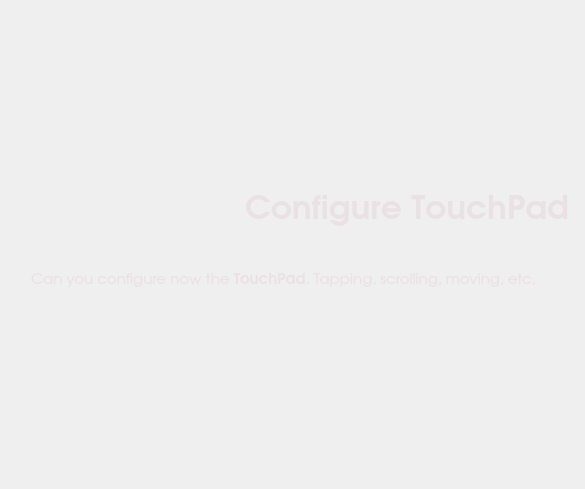
<?xml version="1.0" encoding="UTF-8"?>
<ui version="4.0">
 <class>touchpadWidget</class>
 <widget class="QWidget" name="touchpadWidget">
  <property name="geometry">
   <rect>
    <x>0</x>
    <y>0</y>
    <width>585</width>
    <height>489</height>
   </rect>
  </property>
  <property name="windowTitle">
   <string>TouchPad</string>
  </property>
  <layout class="QGridLayout" name="gridLayout_2">
   <item row="2" column="1">
    <layout class="QGridLayout" name="layout"/>
   </item>
   <item row="1" column="1">
    <layout class="QVBoxLayout" name="verticalLayout">
     <item>
      <widget class="QLabel" name="label">
       <property name="sizePolicy">
        <sizepolicy hsizetype="Preferred" vsizetype="Fixed">
         <horstretch>0</horstretch>
         <verstretch>0</verstretch>
        </sizepolicy>
       </property>
       <property name="minimumSize">
        <size>
         <width>0</width>
         <height>50</height>
        </size>
       </property>
       <property name="font">
        <font>
         <family>URW Gothic L</family>
         <pointsize>25</pointsize>
         <weight>75</weight>
         <bold>true</bold>
        </font>
       </property>
       <property name="styleSheet">
        <string>color: rgb(234, 225, 228);</string>
       </property>
       <property name="text">
        <string>Configure TouchPad</string>
       </property>
       <property name="alignment">
        <set>Qt::AlignRight|Qt::AlignTrailing|Qt::AlignVCenter</set>
       </property>
      </widget>
     </item>
     <item>
      <spacer name="verticalSpacer_5">
       <property name="orientation">
        <enum>Qt::Vertical</enum>
       </property>
       <property name="sizeType">
        <enum>QSizePolicy::Fixed</enum>
       </property>
       <property name="sizeHint" stdset="0">
        <size>
         <width>20</width>
         <height>30</height>
        </size>
       </property>
      </spacer>
     </item>
     <item>
      <widget class="QLabel" name="labelMouseDesc">
       <property name="minimumSize">
        <size>
         <width>300</width>
         <height>0</height>
        </size>
       </property>
       <property name="font">
        <font>
         <family>URW Gothic L</family>
         <pointsize>11</pointsize>
        </font>
       </property>
       <property name="styleSheet">
        <string notr="true">color: rgb(234, 225, 228);</string>
       </property>
       <property name="text">
        <string>&lt;!DOCTYPE HTML PUBLIC &quot;-//W3C//DTD HTML 4.0//EN&quot; &quot;http://www.w3.org/TR/REC-html40/strict.dtd&quot;&gt;
&lt;html&gt;&lt;head&gt;&lt;meta name=&quot;qrichtext&quot; content=&quot;1&quot; /&gt;&lt;style type=&quot;text/css&quot;&gt;
p, li { white-space: pre-wrap; }
&lt;/style&gt;&lt;/head&gt;&lt;body style=&quot; font-family:'URW Gothic L'; font-size:11pt; font-weight:400; font-style:normal;&quot;&gt;
&lt;p style=&quot; margin-top:0px; margin-bottom:0px; margin-left:0px; margin-right:0px; -qt-block-indent:0; text-indent:0px;&quot;&gt;Can you configure now the&lt;span style=&quot; font-weight:600;&quot;&gt; TouchPad&lt;/span&gt;. Tapping, scrolling, moving, etc,&lt;/p&gt;&lt;/body&gt;&lt;/html&gt;</string>
       </property>
       <property name="wordWrap">
        <bool>true</bool>
       </property>
      </widget>
     </item>
     <item>
      <spacer name="verticalSpacer_6">
       <property name="orientation">
        <enum>Qt::Vertical</enum>
       </property>
       <property name="sizeType">
        <enum>QSizePolicy::Fixed</enum>
       </property>
       <property name="sizeHint" stdset="0">
        <size>
         <width>20</width>
         <height>20</height>
        </size>
       </property>
      </spacer>
     </item>
    </layout>
   </item>
   <item row="1" column="0">
    <spacer name="horizontalSpacer">
     <property name="orientation">
      <enum>Qt::Horizontal</enum>
     </property>
     <property name="sizeType">
      <enum>QSizePolicy::Fixed</enum>
     </property>
     <property name="sizeHint" stdset="0">
      <size>
       <width>20</width>
       <height>20</height>
      </size>
     </property>
    </spacer>
   </item>
   <item row="0" column="1">
    <spacer name="verticalSpacer_3">
     <property name="orientation">
      <enum>Qt::Vertical</enum>
     </property>
     <property name="sizeType">
      <enum>QSizePolicy::Expanding</enum>
     </property>
     <property name="sizeHint" stdset="0">
      <size>
       <width>20</width>
       <height>40</height>
      </size>
     </property>
    </spacer>
   </item>
   <item row="3" column="1">
    <spacer name="verticalSpacer_4">
     <property name="orientation">
      <enum>Qt::Vertical</enum>
     </property>
     <property name="sizeType">
      <enum>QSizePolicy::Expanding</enum>
     </property>
     <property name="sizeHint" stdset="0">
      <size>
       <width>20</width>
       <height>40</height>
      </size>
     </property>
    </spacer>
   </item>
   <item row="1" column="2">
    <spacer name="horizontalSpacer_2">
     <property name="orientation">
      <enum>Qt::Horizontal</enum>
     </property>
     <property name="sizeType">
      <enum>QSizePolicy::Fixed</enum>
     </property>
     <property name="sizeHint" stdset="0">
      <size>
       <width>5</width>
       <height>20</height>
      </size>
     </property>
    </spacer>
   </item>
  </layout>
 </widget>
 <resources/>
 <connections/>
</ui>
